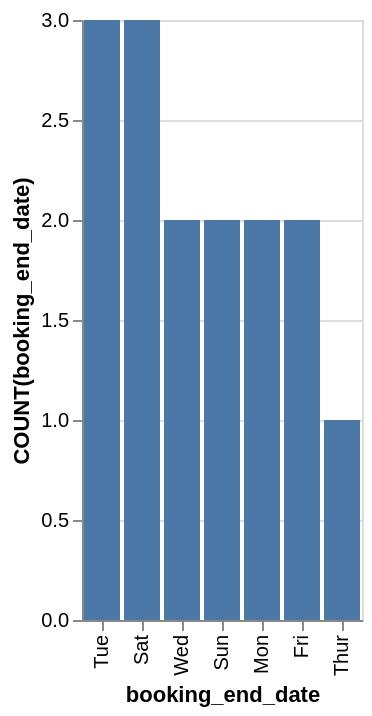

Here is the Vega-Lite specification saved for this chart:
### Vega-Lite specification from a JSON file in a GitHub repository (floating-point values rounded to 4 significant figures)
{"data": {"values": [{"x_data": "Tue", "y_data": 3}, {"x_data": "Sat", "y_data": 3}, {"x_data": "Wed", "y_data": 2}, {"x_data": "Sun", "y_data": 2}, {"x_data": "Mon", "y_data": 2}, {"x_data": "Fri", "y_data": 2}, {"x_data": "Thur", "y_data": 1}]}, "mark": "bar", "encoding": {"x": {"field": "x_data", "type": "nominal", "title": "booking_end_date", "sort": {"op": "sum", "field": "y_data", "order": "descending"}}, "y": {"field": "y_data", "type": "quantitative", "title": "COUNT(booking_end_date)"}}}
